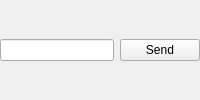
<?xml version="1.0" encoding="UTF-8"?>
<ui version="4.0">
 <class>TextMacroWidget</class>
 <widget class="QWidget" name="TextMacroWidget">
  <property name="windowTitle">
   <string>TextMacroWidget</string>
  </property>
  <layout class="QVBoxLayout" name="verticalLayout">
   <property name="margin">
    <number>0</number>
   </property>
   <item>
    <layout class="QHBoxLayout" name="horizontalLayout">
     <item>
      <widget class="QLineEdit" name="lineEdit_Input"/>
     </item>
     <item>
      <widget class="QPushButton" name="pushButton_Send">
       <property name="text">
        <string>Send</string>
       </property>
      </widget>
     </item>
    </layout>
   </item>
  </layout>
 </widget>
 <resources/>
 <connections/>
</ui>
